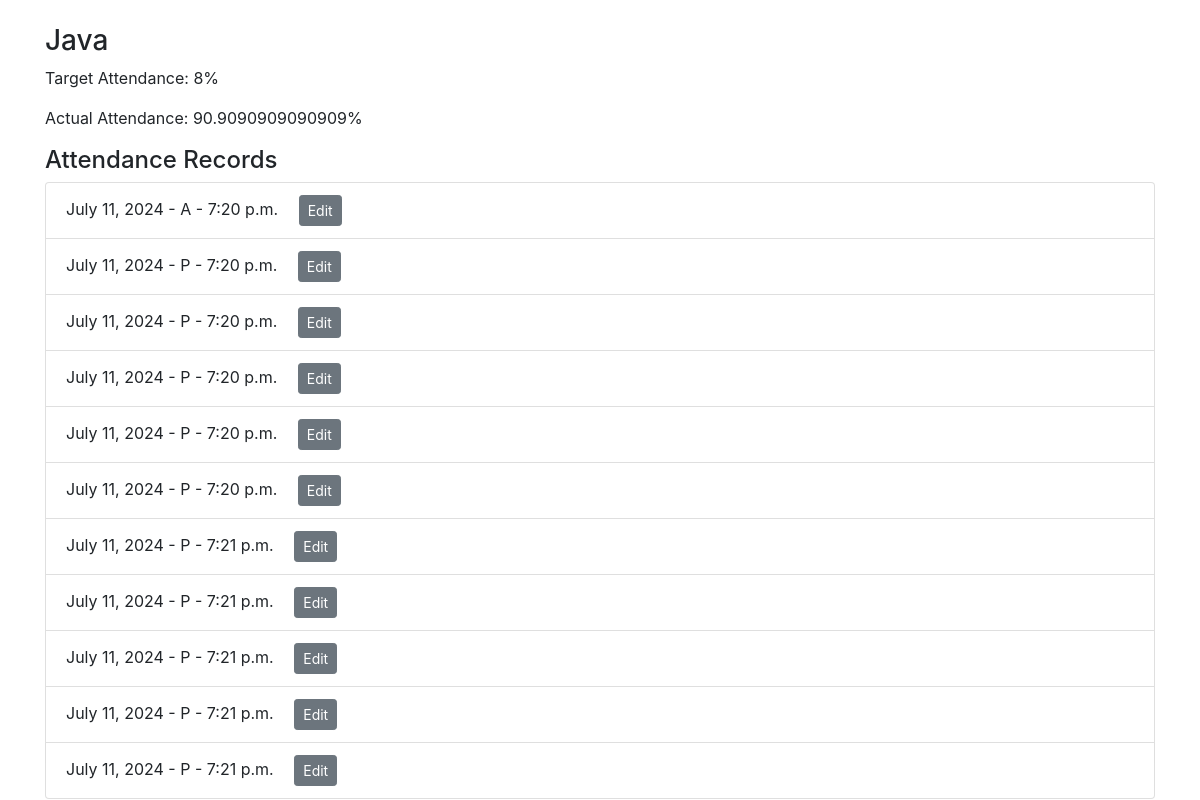
The app's page /attendance/subject/3/ (signed in) with its own data.
### attendance/models.py (models this page shows, shortened)
class Subject(models.Model):
    user = models.ForeignKey(CustomUser, on_delete=models.CASCADE)
    name = models.CharField(max_length=100)
    target_attendance = models.PositiveIntegerField()
    @property
    def attendance_percentage(self):
        total_present = AttendanceRecord.objects.filter(subject=self, status='P').count()
        total_absent = AttendanceRecord.objects.filter(subject=self, status='A').count()
        total = total_present + total_absent
        return ((total_present / total) * 100) if total > 0 else 0

class AttendanceRecord(models.Model):
    subject = models.ForeignKey(Subject, on_delete=models.CASCADE)
    date = models.DateField()
    time = models.TimeField()
    status = models.CharField(max_length=1, choices=[('P', 'Present'), ('A', 'Absent')])
    count = models.PositiveIntegerField(default=1)

### attendance/views.py (the view)
# urls.py: path('subject/<int:subject_id>/', views.subject_detail, name='subject_detail'),
@login_required
def subject_detail(request, subject_id):
    subject = get_object_or_404(Subject, id=subject_id, user=request.user)
    attendance_records = AttendanceRecord.objects.filter(subject=subject)
    total_present = attendance_records.filter(status='P').count()
    total_absent = attendance_records.filter(status='A').count()
    target = subject.target_attendance
    actual = subject.attendance_percentage
    if actual >= target:
        periods_to_skip = int((total_present * (100 - target)) / target - total_absent)
        attendance_status_message = f"You can miss {periods_to_skip} periods and still meet your target."
    else:
        periods_needed = int(((target * (total_present + total_absent)) - (100 * total_present)) / (100 - target))
        attendance_status_message = f"You need to attend {periods_needed} more periods to meet your target."
    return render(request, 'attendance/subject_detail.html', {
        'subject': subject,
        'attendance_records': attendance_records,
        'total_present': total_present,
        'total_absent': total_absent,
        'attendance_status_message': attendance_status_message,
        'form': SubjectForm(instance=subject)
    })

### attendance/templates/attendance/subject_detail.html (shortened to what this page needs)
<!DOCTYPE html>
<html>
<head>
    <link href="https://maxcdn.bootstrapcdn.com/bootstrap/4.5.2/css/bootstrap.min.css" rel="stylesheet">
</head>
<body>
    <div class="container">
        <h3 class="mt-4">{{ subject.name }}</h3>
        <p>Target Attendance: {{ subject.target_attendance }}%</p>
        <p>Actual Attendance: {{ subject.attendance_percentage }}%</p>
        <h4>Attendance Records</h4>
        <ul class="list-group">
            {% for record in attendance_records %}
                <li class="list-group-item">
                    {{ record.date }} - {{ record.status }} - {{ record.time }}
                    <a class="btn btn-secondary btn-sm ml-3" href="{% url 'attendance:edit_attendance_record' record.id %}">Edit</a>
                </li>
            {% endfor %}
        </ul>
    </div>
</body>
</html>

### records on screen
Subject: name "Java", target_attendance "8", attendance_percentage "90.9090909090909"
AttendanceRecord: date "July 11, 2024", status "A", time "7:20 p.m."
AttendanceRecord: date "July 11, 2024", status "P", time "7:20 p.m."
AttendanceRecord: date "July 11, 2024", status "P", time "7:20 p.m."
AttendanceRecord: date "July 11, 2024", status "P", time "7:20 p.m."
AttendanceRecord: date "July 11, 2024", status "P", time "7:20 p.m."
AttendanceRecord: date "July 11, 2024", status "P", time "7:20 p.m."
AttendanceRecord: date "July 11, 2024", status "P", time "7:21 p.m."
AttendanceRecord: date "July 11, 2024", status "P", time "7:21 p.m."
AttendanceRecord: date "July 11, 2024", status "P", time "7:21 p.m."
AttendanceRecord: date "July 11, 2024", status "P", time "7:21 p.m."
AttendanceRecord: date "July 11, 2024", status "P", time "7:21 p.m."
